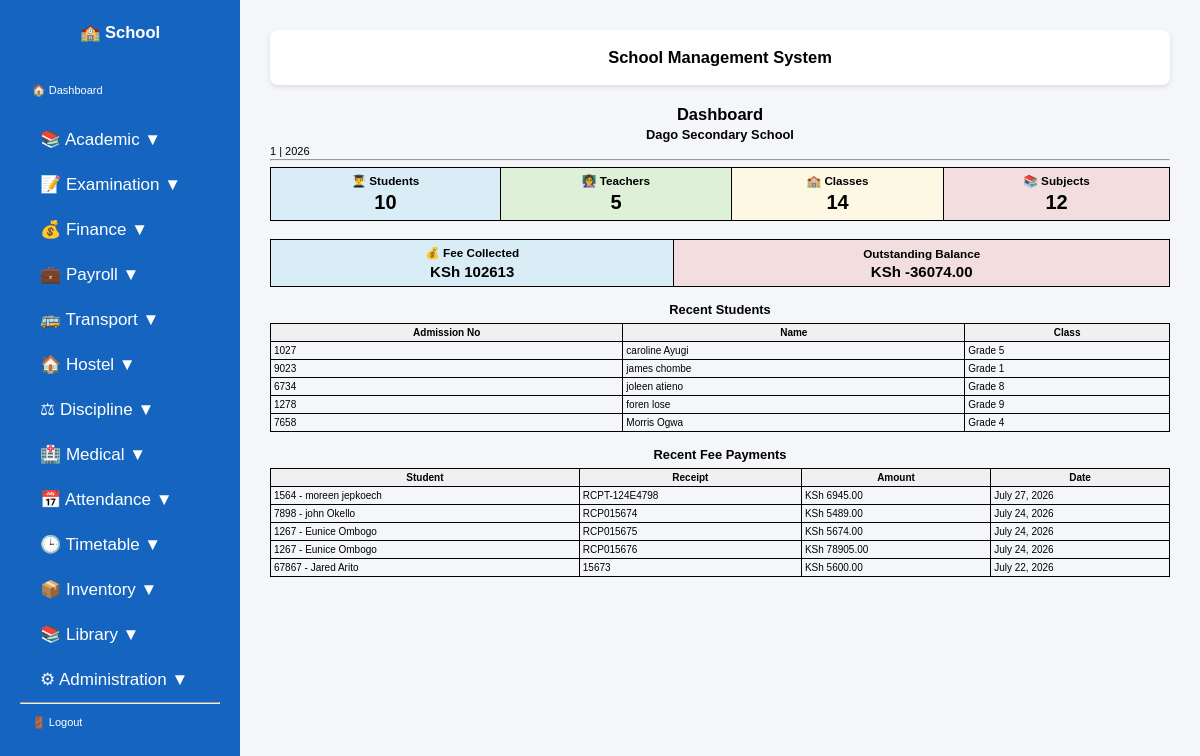
Screenshot of / (signed in) with the database file from the repository.
### students/models.py (models this page shows, shortened)
class SchoolProfile(models.Model):
    name = models.CharField(max_length=200)
    motto = models.CharField(max_length=300, blank=True)
    address = models.CharField(max_length=300)
    phone = models.CharField(max_length=20)
    email = models.EmailField(blank=True)
    website = models.CharField(max_length=100, blank=True)
    current_term = models.CharField(max_length=20)
    academic_year = models.CharField(max_length=20)
    principal_name = models.CharField(max_length=100, blank=True)
    principal_signature = models.ImageField(
        upload_to="signatures/",
        blank=True,
        null=True,
    )
    logo = models.ImageField(
        upload_to="school_logos/",
        blank=True,
        null=True,
    )
    closing_date = models.DateField(null=True, blank=True)
    opening_date = models.DateField(null=True, blank=True)
    school_stamp = models.ImageField(
        upload_to="school/",
        blank=True,
        null=True,
)

class Student(models.Model):
    admission_number = models.CharField(max_length=20, unique=True)
    first_name = models.CharField(max_length=100)
    last_name = models.CharField(max_length=100)
    gender = models.CharField(
        max_length=10,
        choices=[
            ("Male", "Male"),
            ("Female", "Female"),
        ],
    )
    date_of_birth = models.DateField()
    school_class = models.ForeignKey(
        SchoolClass,
        on_delete=models.SET_NULL,
        null=True,
        blank=True,
        related_name="students",
    )
    parent_name = models.CharField(max_length=100)
    phone = models.CharField(max_length=20)
    photo = models.ImageField(
        upload_to="students/",
        blank=True,
        null=True,
    )
    def total_fee(self):
        fee = FeeStructure.objects.filter(
            school_class=self.school_class
        ).first()
        if fee:
            return fee.total_fee()
        return 0
    def total_paid(self):
        total = self.feepayment_set.aggregate(
            total=Sum("amount")
        )["total"]
        return total or 0
    def balance(self):
        return self.total_fee() - self.total_paid()
    def __str__(self):
        return f"{self.admission_number} - {self.first_name} {self.last_name}"

class SchoolClass(models.Model):
    name = models.CharField(max_length=50, unique=True)
    class_teacher = models.ForeignKey(
        Teacher,
        on_delete=models.SET_NULL,
        null=True,
        blank=True,
        related_name="class_teacher_for",
    )
    def __str__(self):
        return self.name

class FeePayment(models.Model):
    PAYMENT_METHODS = [
        ("Cash", "Cash"),
        ("M-Pesa", "M-Pesa"),
        ("Bank", "Bank"),
        ("Cheque", "Cheque"),
    ]
    student = models.ForeignKey(
        Student,
        on_delete=models.CASCADE
    )
    amount = models.DecimalField(
        max_digits=10,
        decimal_places=2,
    )
    payment_date = models.DateField()
    payment_method = models.CharField(
        max_length=20,
        choices=PAYMENT_METHODS,
        default="Cash",
    )
    receipt_number = models.CharField(
        max_length=50,
        unique=True,
    )
    reference = models.CharField(
        max_length=100,
        blank=True,
    )
    remarks = models.TextField(
        blank=True,
    )
    recorded_by = models.ForeignKey(
        User,
        on_delete=models.SET_NULL,
        null=True,
        blank=True,
    )

### students/view_modules/administration.py (the view)
# urls.py: path("", views.home, name="home"),
@login_required
@in_group(
    "Administrators",
    "Head Teacher",
    "Teachers",
    "Bursar",
    "Secretaries",
)
def home(request):
    school = SchoolProfile.objects.first()
    total_students = Student.objects.count()
    total_teachers = Teacher.objects.count()
    total_classes = SchoolClass.objects.count()
    total_subjects = Subject.objects.count()
    total_payments = FeePayment.objects.aggregate(
        total=Sum("amount")
    )["total"] or 0
    total_balance = sum(
        student.balance() for student in Student.objects.all()
    )
    recent_students = Student.objects.order_by("-id")[:5]
    recent_payments = FeePayment.objects.order_by("-payment_date")[:5]
    context = {
        "school": school,
        "total_students": total_students,
        "total_teachers": total_teachers,
        "total_classes": total_classes,
        "total_subjects": total_subjects,
        "total_payments": total_payments,
        "total_balance": total_balance,
        "recent_students": recent_students,
        "recent_payments": recent_payments,
    }
    return render(request, "students/home.html", context)

### students/models.py (called while the page is built)
    def total_fee(self):
        return (
            self.tuition_fee
            + self.activity_fee
            + self.exam_fee
            + self.other_fee
        )

### templates/students/home.html
{% extends "base.html" %}
{% block content %}
<h2>Dashboard</h2>
{% if school %}
<h3>{{ school.name }}</h3>
<p>{{ school.current_term }} | {{ school.academic_year }}</p>
{% endif %}
<hr>
<table width="100%" cellpadding="10">
<tr>
<td bgcolor="#d9edf7">
<h3>👨‍🎓 Students</h3>
<h1>{{ total_students }}</h1>
</td>
<td bgcolor="#dff0d8">
<h3>👩‍🏫 Teachers</h3>
<h1>{{ total_teachers }}</h1>
</td>
<td bgcolor="#fcf8e3">
<h3>🏫 Classes</h3>
<h1>{{ total_classes }}</h1>
</td>
<td bgcolor="#f2dede">
<h3>📚 Subjects</h3>
<h1>{{ total_subjects }}</h1>
</td>
</tr>
</table>
<br>
<table width="100%" cellpadding="10">
<tr>
<td bgcolor="#d9edf7">
<h3>💰 Fee Collected</h3>
<h2>KSh {{ total_payments }}</h2>
</td>
<td bgcolor="#f2dede">
<h3>Outstanding Balance</h3>
<h2>KSh {{ total_balance }}</h2>
</td>
</tr>
</table>
<br>
<h3>Recent Students</h3>
<table border="1" cellpadding="8">
<tr>
<th>Admission No</th>
<th>Name</th>
<th>Class</th>
</tr>
{% for student in recent_students %}
<tr>
<td>{{ student.admission_number }}</td>
<td>{{ student.first_name }} {{ student.last_name }}</td>
<td>{{ student.school_class }}</td>
</tr>
{% endfor %}
</table>
<br>
<h3>Recent Fee Payments</h3>
<table border="1" cellpadding="8">
<tr>
<th>Student</th>
<th>Receipt</th>
<th>Amount</th>
<th>Date</th>
</tr>
{% for payment in recent_payments %}
<tr>
<td>{{ payment.student }}</td>
<td>{{ payment.receipt_number }}</td>
<td>KSh {{ payment.amount }}</td>
<td>{{ payment.payment_date }}</td>
</tr>
{% endfor %}
</table>
{% endblock %}

### static/css/styles.css (style rules this page uses)
* { margin:0; padding:0; box-sizing:border-box; font-family:Arial, sans-serif; }
body { display:flex; background:#f4f6f9; }
body { font-family: Arial, sans-serif; font-size: 11px; margin: 0; padding: 0; color: #000; }
h1, h2, h3, h4 { margin: 3px 0; text-align: center; }
p { margin: 2px 0; }
table { width: 100%; border-collapse: collapse; margin-top: 6px; }
th, td { border: 1px solid #000; padding: 3px; font-size: 10px; }
th { background: #f0f0f0; }

### rows the page displays
SchoolProfile: name "Dago Secondary School", current_term "1", academic_year "2026"
Student: admission_number "1027", first_name "caroline", last_name "Ayugi", school_class "Grade 5"
Student: admission_number "9023", first_name "james", last_name "chombe", school_class "Grade 1"
Student: admission_number "6734", first_name "joleen", last_name "atieno", school_class "Grade 8"
Student: admission_number "1278", first_name "foren", last_name "lose", school_class "Grade 9"
Student: admission_number "7658", first_name "Morris", last_name "Ogwa", school_class "Grade 4"
FeePayment: student "1564 - moreen jepkoech", receipt_number "RCPT-124E4798", amount "6945.00", payment_date "July 27, 2026"
FeePayment: student "7898 - john Okello", receipt_number "RCP015674", amount "5489.00", payment_date "July 24, 2026"
FeePayment: student "1267 - Eunice Ombogo", receipt_number "RCP015675", amount "5674.00", payment_date "July 24, 2026"
FeePayment: student "1267 - Eunice Ombogo", receipt_number "RCP015676", amount "78905.00", payment_date "July 24, 2026"
FeePayment: student "67867 - Jared Arito", receipt_number "15673", amount "5600.00", payment_date "July 22, 2026"

### other values shown
{{ total_students }} "10"
{{ total_teachers }} "5"
{{ total_classes }} "14"
{{ total_subjects }} "12"
{{ total_payments }} "102613"
{{ total_balance }} "-36074.00"
